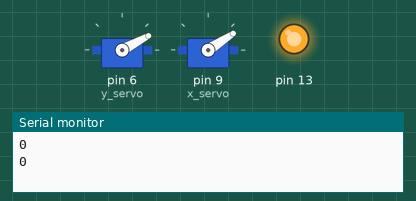
Bench run of a sketch on a simulated Arduino Uno, built with avr-gcc and run on an emulated ATmega328P. Shown: 2 × servo, output pins drawn as LEDs (lit = HIGH), the last lines printed to the serial monitor. Random numbers use the default seed unless the sketch sets one.

Above: at 0.32 s.
At 5.0 s:
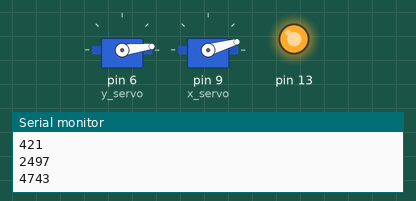
At 21.2 s:
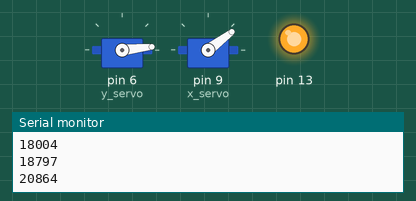
At 38.4 s:
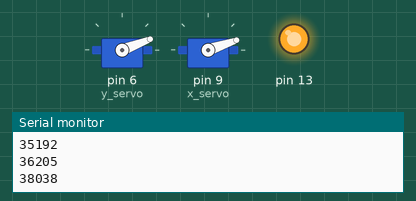
Timing chart, 0 to 39.9 s (numbered marks = the images above):
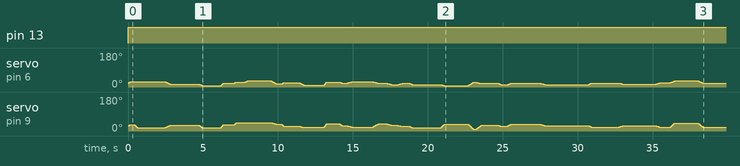

Measured:
- by itself, pin 13: LOW → HIGH at 0.00 s

The sketch:

laser_cat.ino
```cpp
/*
  Laser Tower for the CAT - LA FABRIQUE DIY
  Pseudo-randomly moves a servo tower (on X and Y axis) and lights up a laser.
  x_servo is attached to pin 6 and moves in the X plan
  y_servo is attached to pin 9 and moves in the Y plan
  Laser is on pin 13

  HOW IT WORKS :
  The program randomly choose a new position for the laser inside a square you can define below.
  It checks the new position is different from the old one of at least "minimal_movement".
  It moves the tower to the new position and stays still for a time between min_freeze and max_freeze
  (this aims to reproduce the behaviour of an insect landing somewhere for a bit and then flying off,
  that's the variable you need to increase if your cat is fat).
  Ans starts the process over and over again.

  Created 30 Sep 2016 by Lucas Berbesson
*/


#include <Servo.h>

/* YOU CAN CUSTOM THESE VARIABLES IF YOU WANT TO ALTER THE TOWER BEHAVIOUR */

// X servo angle will stay in [min_x, max_x] range
// Y servo angle will stay in [min_y, max_y] range
// to be ajsuted to the size of your living room

float min_x = 5;
float max_x = 50;
float min_y = 5;
float max_y = 35;
int min_freeze = 200;
int max_freeze = 3000;
float minimal_movement = 5;


  //3600000 - 1h
  //600000 - 10 min

//my values
unsigned long play_time = 300000; // plays 5 min
unsigned long wayt_time = 3600000; // wayts 1h
unsigned long start_old = 0; // place where previous start is saved

/* YOU SHOULD NOT HAVE TO MODIFY THE CODE BELOW THIS LINE */

// finding center of square for starting point
int random_delay;
float x_position = min_x + (max_x - min_x) / 2;
float y_position = min_y + (max_y - min_y) / 2;
float x_old_position = x_position;
float y_old_position = y_position;
float x_new_position;
float y_new_position;
float x_speed;
float y_speed;
int movement_time;

// Instantiating two servos
Servo x_servo;
Servo y_servo;
int pos = 0;

void setup() {
  y_servo.attach(6);  // attaches the y servo on pin 6 to the servo object
  x_servo.attach(9);  // attaches the x servo on pin 9 to the servo object
  pinMode (13, OUTPUT);
  //digitalWrite (13, HIGH);  // switch on  the laser

  //Place the servos in the center at the beginning
  y_servo.write(y_position);
  x_servo.write(x_position);
  Serial.begin(9600);
}

void loop() {


  Serial.println(millis());
  if ((start_old + wayt_time) < millis() || start_old == 0) {
    unsigned long start = millis();
    unsigned long end = start + play_time;

    while (millis() < end) {
      Serial.println(millis());
      digitalWrite (13, HIGH);
      movement_time = random(10, 40);
      random_delay = random(min_freeze, max_freeze);
      x_new_position = random(min_x + minimal_movement, max_x - minimal_movement);
      y_new_position = random(min_y + minimal_movement, max_y - minimal_movement);

      if ( (y_new_position > y_old_position) && (abs(y_new_position - y_old_position) < 5 )) {
        y_new_position = y_new_position + minimal_movement;
      }  else if ( (y_new_position < y_old_position) && (abs(y_new_position - y_old_position) < 5 )) {
        y_new_position = y_new_position - minimal_movement;
      }

      if ( (x_new_position > x_old_position) && (abs(x_new_position - x_old_position) < 5 )) {
        x_new_position = x_new_position + minimal_movement;
      }  else if ( (x_new_position < x_old_position) && (abs(x_new_position - x_old_position) < 5 )) {
        x_new_position = x_new_position - minimal_movement;
      }

      x_speed = (x_new_position - x_old_position) / movement_time;
      y_speed = (y_new_position - y_old_position) / movement_time;
      for (pos = 0; pos < movement_time; pos += 1) {
        x_position = x_position + x_speed;
        y_position = y_position + y_speed;
        x_servo.write(x_position);
        y_servo.write(y_position);
        delay(10);
      }
      x_old_position = x_new_position;
      y_old_position = y_new_position;
      delay(random_delay);
    }

    start_old = start;
    digitalWrite (13, LOW);
  }


}
```
